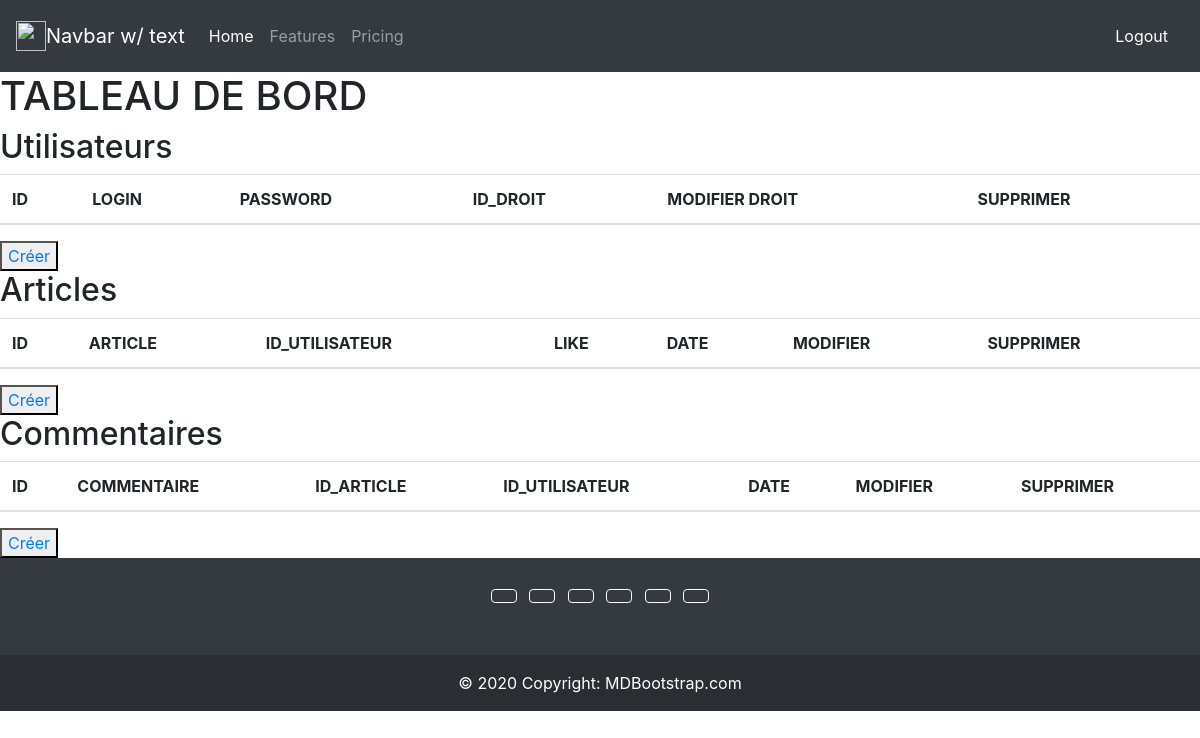
Page /php/admin.php on the earlier database version.
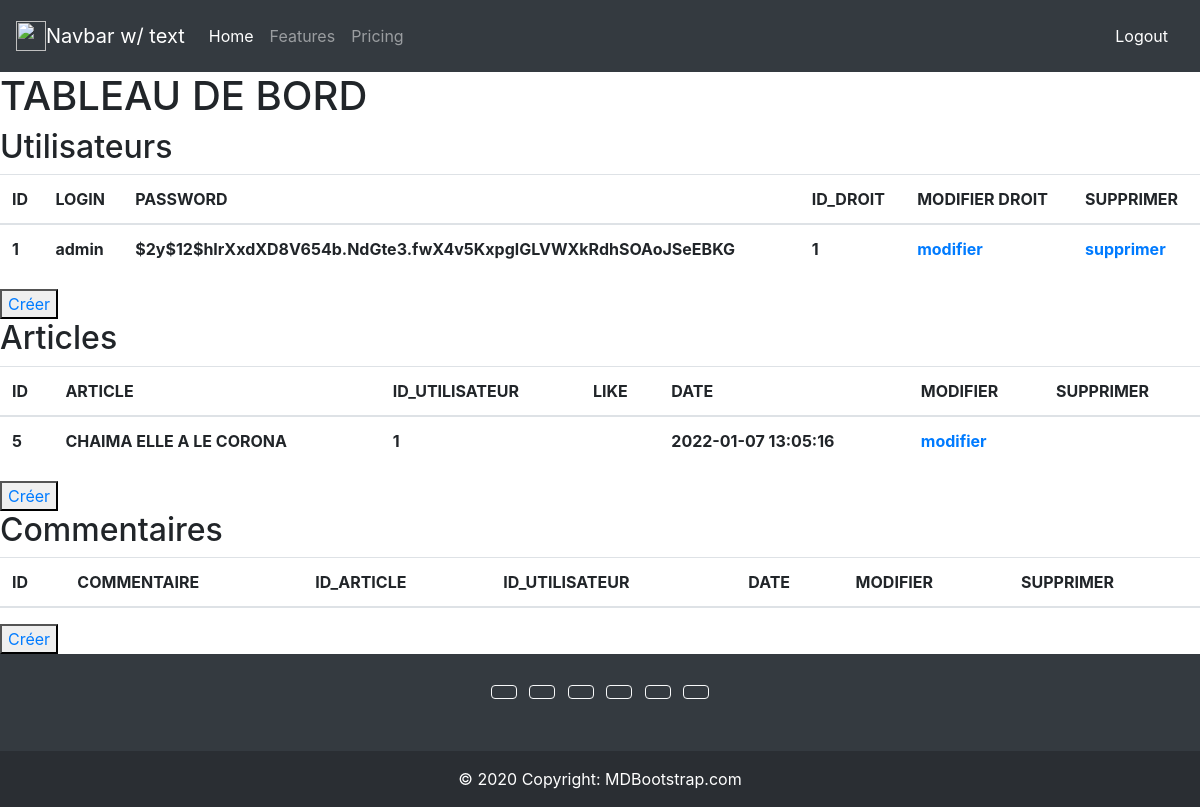
Same page on the later database version.
### tables this page shows
CREATE TABLE `utilisateurs` (
  `id` int(11) NOT NULL,
  `name` varchar(255) NOT NULL,
  `login` varchar(255) NOT NULL,
  `password` varchar(255) NOT NULL,
  `avatar` text,
  `id_droits` int(11) NOT NULL DEFAULT '1'
);

CREATE TABLE `articles` (
  `id` int(11) NOT NULL,
  `article` text,
  `id_utilisateur` int(11) NOT NULL,
  `image` text,
  `date` timestamp NOT NULL DEFAULT CURRENT_TIMESTAMP ON UPDATE CURRENT_TIMESTAMP,
  `verif` tinyint(1) NOT NULL DEFAULT '0'
);

### php/admin.php (the view, shortened to what this page needs)
<?php
require_once 'config.php';
$req = $bdd->query('SELECT * FROM utilisateurs');
$req3 = $bdd->query('SELECT * FROM articles');
?>
<!DOCTYPE html>
<html lang="fr">
<head>
</head>
<body>
    <?php include("header.php"); ?>
    <main>
        <div>
            <h1 class="tarr">TABLEAU DE BORD</h1>
        </div>
        <section>
<h2 class="h2admin">Utilisateurs</h2>
        <table class="table">
            <thead>
                <tr>
                    <th class="th">ID</th>
                    <th class="th">LOGIN</th>
                    <th class="th">PASSWORD</th>
                    <th class="th">ID_DROIT</th>
                    <th class="th">MODIFIER DROIT</th>
                    <th class="th">SUPPRIMER</th>
                </tr>
            </thead>
            <tbody>
                <?php
                while ($rows = $req->fetch()) {
                    echo "<tr><th>$rows[id]</th>";
                    echo "<th>$rows[login]</th>";
                    echo "<th>$rows[password]</th>";
                    echo "<th>$rows[id_droits]</th>";
                    echo "<th><a href=\"modifier-utilisateur.php?id=$rows[id]\">modifier</a></th>";
                    echo "<th><a href=\"supprimer-utilisateurs.php?id=$rows[id]\">supprimer</a></th></tr>";
                }
                ?>
            </tbody>
        </table>
        <button class="button" type="submit" name="connexion"><a href="creer-utilisateurs.php?id=<?php $rows['id'];?>\">Créer</a></button>
    </section>
        <section>
<h2 class="h2admin">Articles</h2>
        <table class="table">
            <thead>
                <tr>
                    <th class="th">ID</th>
                    <th class="th">ARTICLE</th>
                    <th class="th">ID_UTILISATEUR</th>
                    <th class="th">LIKE</th>
                    <th class="th">DATE</th>
                    <th class="th">MODIFIER</th>
                    <th class="th">SUPPRIMER</th>
                </tr>
            </thead>
            <tbody>
                <?php
                while ($rows = $req3->fetch()) {
                    echo "<tr><th>$rows[id]</th>";
                    echo "<th>$rows[article]</th>";
                    echo "<th>$rows[id_utilisateur]</th>";
                    echo "<th>$rows[like]</th>";
                    echo "<th>$rows[date]</th>";
                    echo "<th><a href=\"profil.php?id=$rows[id]\">modifier</a></th>";
                }
                ?>
            </tbody>
        </table>
        <button class="button" type="submit" name="connexion"><a href="">Créer</a></button>
    </section>
        <section>
<h2 class="h2admin">Commentaires</h2>
        <table class="table">
            <thead>
                <tr>
                    <th class="th">ID</th>
                    <th class="th">COMMENTAIRE</th>
                    <th class="th">ID_ARTICLE</th>
                    <th class="th">ID_UTILISATEUR</th>
                    <th class="th">DATE</th>
                    <th class="th">MODIFIER</th>
                    <th class="th">SUPPRIMER</th>
                </tr>
            </thead>
        </table>
        <button class="button" type="submit" name="connexion"><a href="">Créer</a></button>
    </section>
 <?php include("footer.php"); ?>
</body>
</html>

### php/header.php (shortened to what this page needs)
<link rel="stylesheet" href="https://maxcdn.bootstrapcdn.com/bootstrap/4.0.0/css/bootstrap.min.css">
<nav class="navbar navbar-expand-lg navbar navbar-dark bg-dark">
  <a class="navbar-brand" href="#"><img src="https://upload.wikimedia.org/wikipedia/commons/thumb/8/8c/Gossip_Girl_title_card.jpg/260px-Gossip_Girl_title_card.jpg" width="30" height="30" class="d-inline-block align-top" alt="">Navbar w/ text</a>
  <div class="collapse navbar-collapse" id="navbarText">
    <ul class="navbar-nav mr-auto">
      <li class="nav-item active">
        <a class="nav-link" href="#">Home <span class="sr-only">(current)</span></a>
      </li>
      <li class="nav-item">
        <a class="nav-link" href="#">Features</a>
      </li>
      <li class="nav-item">
        <a class="nav-link" href="#">Pricing</a>
      </li>
    </ul>
    <span class="navbar-text">
    <a class="nav-link" href="#">Logout</a>
    </span>
  </div>
</nav>

### php/footer.php (shortened to what this page needs)
<link rel="stylesheet" href="https://maxcdn.bootstrapcdn.com/bootstrap/4.0.0/css/bootstrap.min.css">
<footer class="bg-dark text-center text-white">
  <div class="container p-4 pb-0">
    <section class="mb-4">
      <a class="btn btn-outline-light btn-floating m-1" href="#!" role="button"
        ></a>
      <a class="btn btn-outline-light btn-floating m-1" href="#!" role="button"
        ></a>
      <a class="btn btn-outline-light btn-floating m-1" href="#!" role="button"
        ></a>
      <a class="btn btn-outline-light btn-floating m-1" href="#!" role="button"
        ></a>
      <a class="btn btn-outline-light btn-floating m-1" href="#!" role="button"
        ></a>
      <a class="btn btn-outline-light btn-floating m-1" href="#!" role="button"
        ></a>
    </section>
  </div>
  <div class="text-center p-3" style="background-color: rgba(0, 0, 0, 0.2);">
    © 2020 Copyright:
    <a class="text-white" href="https://mdbootstrap.com/">MDBootstrap.com</a>
  </div>
</footer>

Differences in the rows shown:
added utilisateurs: id "1", login "admin", password "$2y$12$hIrXxdXD8V654b.NdGte3.fwX4v5KxpglGLVWXkRdhSOAoJSeEBKG", id_droits "1"
added articles: id "5", article "CHAIMA ELLE A LE CORONA", id_utilisateur "1", date "2022-01-07 13:05:16"
